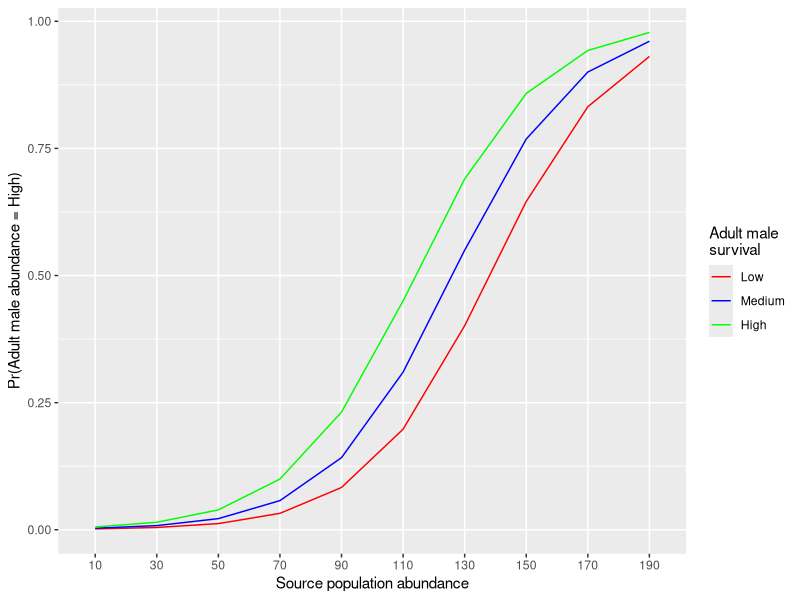
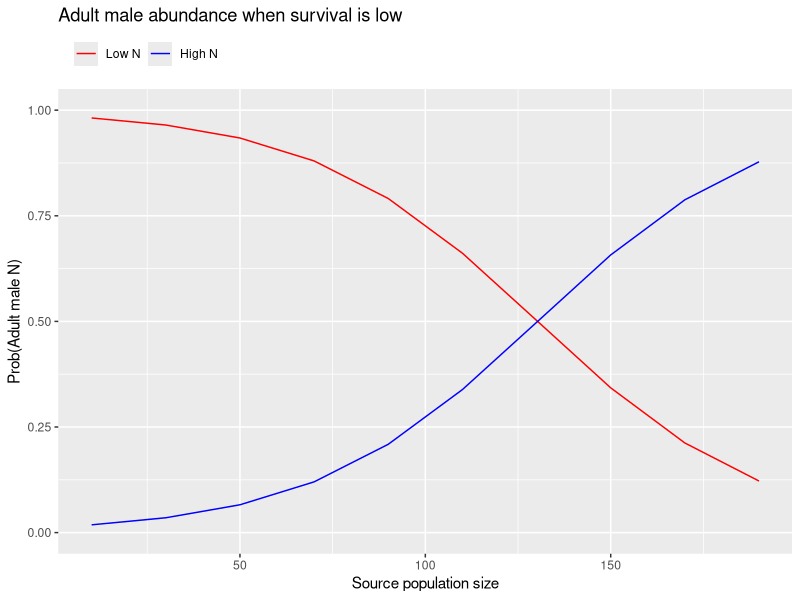
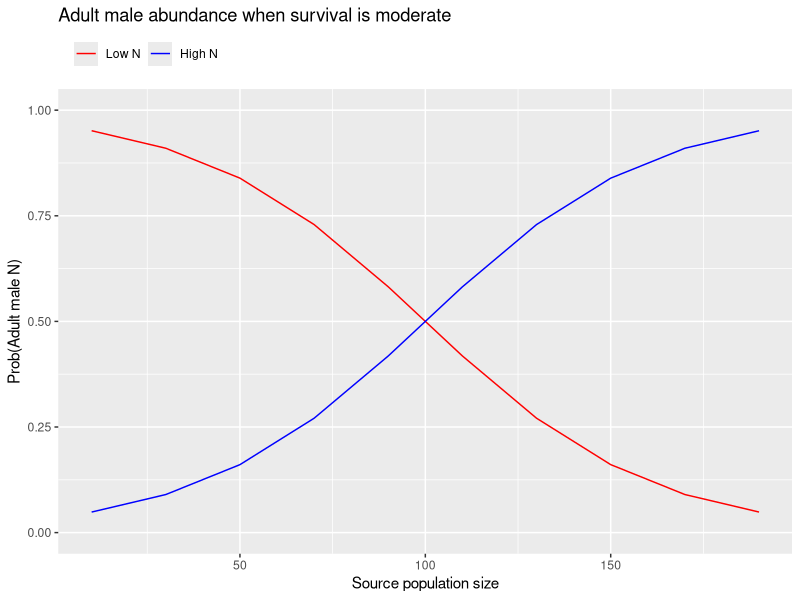
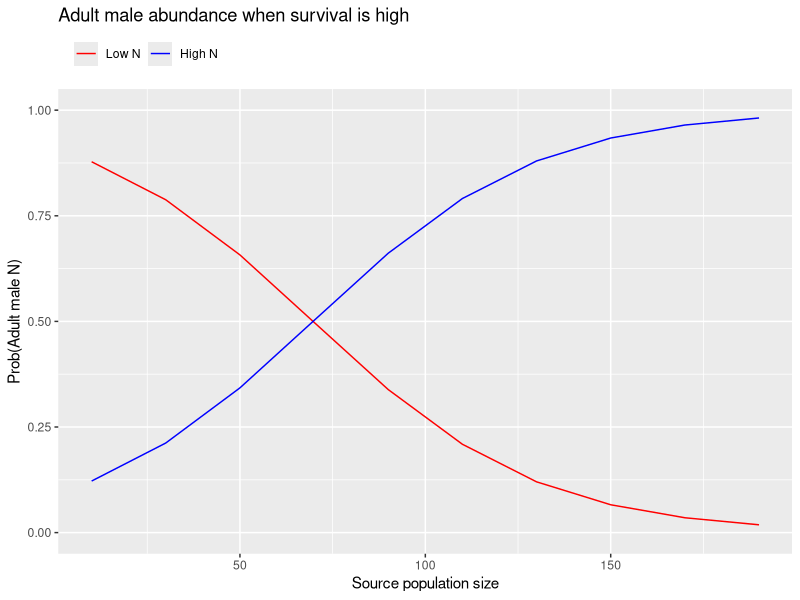

These charts were generated, in order, by the following R code: (Note: this script raises an error after producing the figures.)
  #'  ---------------------------------
  #'  Making up stuff for caribou BBN
  #'  April 2025
  #'  Bassing
  #'  ---------------------------------

  #'  Load packages
  library(tidyverse)
  library(purrr)
  library(ggplot2)
  
  #'  Define levels for source pop N and AM phi
  abund.sourcePop <- seq(10, 200, by = 20)
  survival.AM <- c(1, 2, 3)
  #'  Create data frame containing full cross of all parent node levels
  df <- expand.grid(source.N = abund.sourcePop, survival.M = survival.AM) %>%
    tidyr::expand(source.N, survival.M) %>%
    mutate(source.N = factor(source.N),
           survival.M = factor(survival.M))
  
  #'  Define coefficients
  # alpha <- 6
  # beta.source <- -0.7 
  # beta.am.phi <- -0.7 
  # (df$y <- 1 / (1 + exp(alpha + beta.source*as.numeric(df$source.N) + beta.am.phi*as.numeric(df$survival.M))))
  alpha <- -8#-6
  beta.source <- 1#0.7 
  beta.am.phi <- 0.6#0.5 
  (df$y <- 1 / (1 + exp(-(alpha + beta.source*as.numeric(df$source.N) + beta.am.phi*as.numeric(df$survival.M)))))
  
  #'  Plot 
  ggplot(data = df, aes(x = source.N, y = y, group = survival.M)) + 
    geom_line(aes(color = survival.M)) +
    xlab("Source population abundance")+
    ylab("Pr(Adult male abundance = High)")+
    guides(color = guide_legend(title = "Adult male \nsurvival"))+
    scale_color_manual(values = c("red", "blue", "green"),
                       labels = c('Low', 'Medium', 'High'))
  
  ####  Conditional Probability Tables for each node  ####
  
  #####  Abundance_adultMales  #####
  #'  Predict probability of male abundance being low vs high under different 
  #'  levels of adult male survival (low, moderate, high) and the size of the 
  #'  source population (and thus individuals available for augmentation)
  AM_abundance <- function(AM.phi, phi.level) {  #SourceN, a, b1, b2, 
    #'  Holding AM.survival at a fixed value (level of male survival)
    AM.survival <- AM.phi 
    #'  Population size of source population
    N.sourcePop <- seq(10, 200, by = 20)
    #'  Center and scale N.sourcePop so values don't range too widely
    N.sourcePopz <- scale(N.sourcePop)
    
    #'  Define intercept and slope coefficients (that create hypothesized shape
    #'  of each probability curve)
    alpha <- 2 # Intercept for low abundance category 
    beta1 <- -2 # Slope coefficient for abundance of source population   
    beta2 <- -1 # Slope coefficient for adult male survival
    
    #'  Calculate probability of adult male abundance being low vs high given 
    #'  varying sizes of the source population and levels of adult male survival
    (p.AMnLo <- 1/(1+exp(-(alpha + beta1*N.sourcePopz + beta2*AM.survival))))
    #'  Probability of adult male abundance being high given low male survival over 
    #'  a range of population sizes of the source population
    p.AMnHi <- 1 - p.AMnLo
    
    #'  Create data frame with probabilities of adult male abundance being low vs high
    (p.AMn <- cbind(p.AMnLo, p.AMnHi))
    #'  Add source population covariate data to data frame and 
    df <- data.frame(N.sourcePop = N.sourcePop, phi = phi.level, p1 = p.AMnLo, p2 = p.AMnHi) 
    #'  Reformat data frame for easier plotting
    df_plot <- df %>% dplyr::select(-phi) %>%
      pivot_longer(cols = c('p1','p2'), names_to = "p", values_to = "prob")
    #'  Plot probability of adult male population being low or high, given adult
    #'  male survival is low, moderate, or high, across a range of source population sizes
    prediction_plot <- ggplot(df_plot, aes(x = N.sourcePop, y = prob)) + 
      ylim(0, 1)+
      geom_line(aes(color = p)) +
      xlab("Source population size")+
      ylab("Prob(Adult male N)")+
      ggtitle(paste("Adult male abundance when survival is", phi.level)) +
      theme(
        legend.position = "top",
        legend.justification = c("left"),
        legend.box.just = "right",
        legend.margin = margin(6, 6, 6, 6)) +
      scale_color_manual(name = '', labels = c('Low N', 'High N'),
                         values = c('red', 'blue', 'green'))
    
    #'  Plot relationship
    plot(prediction_plot)
    #'  Return predictions
    return(df)
    
  }
  #'  Calculate probability of adult male abundance being low or high given 
  #'  adult male survival is low (1), moderate (2), or high (3)
  p.AMn.phiLo <- AM_abundance(AM.phi = 1, phi.level = "low") #SourceN = seq(10, 200, by = 20), a = 2, b1 = -2, b2 = -1, 
  p.AMn.phiMod <- AM_abundance(AM.phi = 2, phi.level = "moderate")
  p.AMn.phiHi <- AM_abundance(AM.phi = 3, phi.level = "high")
  p.AMn <- bind_rows(p.AMn.phiLo, p.AMn.phiMod, p.AMn.phiHi) %>%
    mutate(phi = ifelse(phi == "low", "Low", phi),
           phi = ifelse(phi == "moderate", "Medium", phi),
           phi = ifelse(phi == "high", "High", phi),
           phi = factor(phi, levels = c("Low", "Medium", "High"))) %>%
    arrange(N.sourcePop, phi) 
  names(p.AMn) <- c("Abundance_sourcePop", "Survival_adultMale", "Low", "High")
  head(p.AMn)
  write_csv(p.AMn, "./Conditional_Probability_Tables/CPT_Abundance_adultMales.csv")
  
  
  #####  Abundance_adultFemales  #####
  #'  Predict probability of female abundance being low vs high under different 
  #'  levels of adult female survival (low, moderate, high) and the size of the 
  #'  source population (and thus individuals available for augmentation)
  AF_abundance <- function(AF.phi, phi.level) {  
    #'  Holding AF.survival at a fixed value (level of female survival)
    AF.survival <- AF.phi 
    #'  Population size of source population
    N.sourcePop <- seq(10, 200, by = 20)
    #'  Center and scale N.sourcePop so values don't range too widely
    N.sourcePopz <- scale(N.sourcePop)
    
    #'  Define intercept and slope coefficients (that create hypothesized shape
    #'  of each probability curve)
    alpha <- 2 # Intercept for low abundance category 
    beta1 <- -2 # Slope coefficient for abundance of source population   
    beta2 <- -1 # Slope coefficient for adult male survival
    
    #'  Calculate probability of adult female abundance being low vs high given 
    #'  varying sizes of the source population and levels of adult female survival
    (p.AFnLo <- 1/(1+exp(-(alpha + beta1*N.sourcePopz + beta2*AF.survival))))
    #'  Probability of adult female abundance being high given low female survival 
    #'  over a range of population sizes of the source population
    p.AFnHi <- 1 - p.AFnLo
    
    #'  Create data frame with probabilities of adult female abundance being low vs high
    (p.AFn <- cbind(p.AFnLo, p.AFnHi))
    #'  Add source population covariate data to data frame and 
    df <- data.frame(N.sourcePop = N.sourcePop, phi = phi.level, p1 = p.AFnLo, p2 = p.AFnHi) 
    #'  Reformat data frame for easier plotting
    df_plot <- df %>% dplyr::select(-phi) %>%
      pivot_longer(cols = c('p1','p2'), names_to = "p", values_to = "prob")
    #'  Plot probability of adult female population being low or high, given adult
    #'  female survival is low, moderate, or high, across a range of source population sizes
    prediction_plot <- ggplot(df_plot, aes(x = N.sourcePop, y = prob)) + 
      ylim(0, 1)+
      geom_line(aes(color = p)) +
      xlab("Source population size")+
      ylab("Prob(Adult female N)")+
      ggtitle(paste("Adult female abundance when survival is", phi.level)) +
      theme(
        legend.position = "top",
        legend.justification = c("left"),
        legend.box.just = "right",
        legend.margin = margin(6, 6, 6, 6)) +
      scale_color_manual(name = '', labels = c('Low N', 'High N'),
                         values = c('red', 'blue', 'green'))
    
    #'  Plot relationship
    plot(prediction_plot)
    #'  Return predictions
    return(df)
    
  }
  #'  Calculate probability of adult male abundance being low or high given 
  #'  adult male survival is low (1), moderate (2), or high (3)
  p.AFn.phiLo <- AF_abundance(AF.phi = 1, phi.level = "low") 
  p.AFn.phiMod <- AF_abundance(AF.phi = 2, phi.level = "moderate")
  p.AFn.phiHi <- AF_abundance(AF.phi = 3, phi.level = "high")
  p.AFn <- bind_rows(p.AFn.phiLo, p.AFn.phiMod, p.AFn.phiHi) %>%
    mutate(phi = ifelse(phi == "low", "Low", phi),
           phi = ifelse(phi == "moderate", "Medium", phi),
           phi = ifelse(phi == "high", "High", phi),
           phi = factor(phi, levels = c("Low", "Medium", "High"))) %>%
    arrange(N.sourcePop, phi) 
  names(p.AFn) <- c("Abundance_sourcePop", "Survival_adultFemale", "Low", "High")
  head(p.AFn)
  write_csv(p.AFn, "./Conditional_Probability_Tables/CPT_Abundance_adultFemales.csv")
  
  
  AM.survival <- 1 # Holding fixed value for when adult male survival is low
  N.sourcePop <- seq(10, 200, by = 20) # Abundance of source population ranges 10 - 200  
  N.sourcePopz <- scale(N.sourcePop)
  # a <- 5 # Intercept for low abundance category 
  # b1 <- 1 # Slope coef for adult male survival
  # b2 <- -0.1 # Slope coef for abundance of source population
  a <- 2 #1 # Intercept for low abundance category 
  b1 <- -2 #-10 #-1.5 #-1 # Slope coef for abundance of source population   
  b2 <- -1 #-3 #-1 #0.6 #-1 # Slope coef for adult male survival
  
  #'  Probability of adult male abundance being low given low male survival over 
  #'  a range of population sizes of the source population
  (p.low.AMn.phi1 <- 1/(1+exp(-(a + b1*N.sourcePopz + b2*AM.survival))))
  #'  Probability of adult male abundance being high given low male survival over 
  #'  a range of population sizes of the source population
  p.high.AMn.phi1 <- 1 - p.low.AMn.phi1
  
  (p.AMn <- cbind(p.low.AMn.phi1, p.high.AMn.phi1)) # create data frame of just Prob of being in bottom, middle, or top category
  newdf <- data.frame(N.sourcePop = N.sourcePop, p1 = p.low.AMn.phi1, p2 = p.high.AMn.phi1) %>%
    pivot_longer(cols = c('p1','p2'),names_to = "p",values_to = "prob")
  ggplot(newdf, aes(x = N.sourcePop, y = prob)) + 
    ylim(0, 1)+
    geom_line(aes(color = p)) +
    xlab("Source population size")+
    ylab("Prob(Adult male N)")+
    ggtitle("Adult male abundance when survival is low") +
    theme(
      legend.position = "top",
      legend.justification = c("left"),
      legend.box.just = "right",
      legend.margin = margin(6, 6, 6, 6)) +
    scale_color_manual(name = '', labels = c('Low N', 'High N'), #name = 'Adult male abundance'
                       values = c('red', 'blue', 'green'))
 
  AM.survival <- 2 # Holding fixed value for when adult male survival is moderate
  N.sourcePop <- seq(10, 200, by = 20) # Abundance of source population ranges 10 - 200
  N.sourcePopz <- scale(N.sourcePop)
  a <- 2 #1 # Intercept for low abundance category 
  b1 <- -2 #-0.02 # Slope coef for abundance of source population
  b2 <- -1 #0.05 # Slope coef for adult male survival
  #'  Probability of adult male abundance being low given moderate male survival over 
  #'  a range of population sizes of the source population
  (p.low.AMn.phi2 <- 1/(1+exp(-(a + b1*N.sourcePopz + b2*AM.survival))))
  #'  Probability of adult male abundance being high given moderate male survival over 
  #'  a range of population sizes of the source population
  p.high.AMn.phi2 <- 1 - p.low.AMn.phi2
  (p.AMn <- cbind(p.low.AMn.phi2, p.high.AMn.phi2)) # create data frame of just Prob of being in bottom, middle, or top category
  newdf <- data.frame(N.sourcePop = N.sourcePop, p1 = p.low.AMn.phi2, p2 = p.high.AMn.phi2) %>%
    pivot_longer(cols = c('p1','p2'),names_to = "p",values_to = "prob")
  ggplot(newdf, aes(x = N.sourcePop, y = prob)) + 
    ylim(0, 1)+
    geom_line(aes(color = p)) +
    xlab("Source population size")+
    ylab("Prob(Adult male N)")+
    ggtitle("Adult male abundance when survival is moderate") +
    theme(
      legend.position = "top",
      legend.justification = c("left"),
      legend.box.just = "right",
      legend.margin = margin(6, 6, 6, 6)) +
    scale_color_manual(name = '', labels = c('Low N', 'High N'), #name = 'Adult male abundance'
                       values = c('red', 'blue', 'green'))
  
  AM.survival <- 3 # Holding fixed value for when adult male survival is high
  N.sourcePop <- seq(10, 200, by = 20) # Abundance of source population ranges 10 - 200
  N.sourcePopz <- scale(N.sourcePop)
  a <- 2 #7 #0.2 # Intercept for low abundance category 
  b1 <- -2 #-0.05 #-0.02 # Slope coef for abundance of source population
  b2 <- -1 #-0.01 #0.01 # Slope coef for adult male survival
  #'  Probability of adult male abundance being low given high male survival over 
  #'  a range of population sizes of the source population
  (p.low.AMn.phi3 <- 1/(1+exp(-(a + b1*N.sourcePopz + b2*AM.survival))))
  #'  Probability of adult male abundance being high given high male survival over 
  #'  a range of population sizes of the source population
  p.high.AMn.phi3 <- 1 - p.low.AMn.phi3
  (p.AMn <- cbind(p.low.AMn.phi3, p.high.AMn.phi3)) # create data frame of just Prob of being in bottom, middle, or top category
  newdf <- data.frame(N.sourcePop = N.sourcePop, p1 = p.low.AMn.phi3, p2 = p.high.AMn.phi3) %>%
    pivot_longer(cols = c('p1','p2'),names_to = "p",values_to = "prob")
  ggplot(newdf, aes(x = N.sourcePop, y = prob)) + 
    ylim(0, 1)+
    geom_line(aes(color = p)) +
    xlab("Source population size")+
    ylab("Prob(Adult male N)")+
    ggtitle("Adult male abundance when survival is high") +
    theme(
      legend.position = "top",
      legend.justification = c("left"),
      legend.box.just = "right",
      legend.margin = margin(6, 6, 6, 6)) +
    scale_color_manual(name = '', labels = c('Low N', 'High N'), #name = 'Adult male abundance'
                       values = c('red', 'blue', 'green'))
  
  
  
  
  
  
  
  #'  Define nature nodes
  climate.change <- c("Bad", "Worse", "We fucked")
  # hab.quality <- data.frame(score = c("Poor", "Moderate", "High"), hq = c(-0.8, 0.0, 0.8))
  hab.quality <- data.frame(hq = c(-0.8, 0.0, 0.8))
  abund.altPrey <- c("Low", "High")
  # abund.pred <- data.frame(score = c("Low", "High"), npred = c(2, 10))
  abund.pred <- data.frame(npred = c(2, 10))
  survival.AM <- c("Low", "Medium", "High")
  survival.AF <- c("Low", "Medium", "High")
  survival.C <- c("Low", "Medium", "High")
  fecund.AF <- c("Low", "Medium", "High")
  abund.sourcePop <- c("Low", "High")
  immigration <- c("None", "Low", "High")
  abund.AM <- c("Low", "High")
  abund.AF <- c("Low", "High")
  abund.C <- c("Low", "High")
  abund.adult <- c("Low", "High")
  abund.total <- c("Low", "High")
  lambda <- c("Decreasing", "Stable", "Increasing")
  prob.success <- seq(0,1,0.1)
  
  #'  Define decision nodes
  pred.control <- c("None", "Low", "High")
  # sup.feed <- data.frame(score = c("No", "Yes"), feed = c(1, 0))
  sup.feed <- data.frame(feed = c(1, 0))
  maternal.pen <- c("No", "Yes")
  captive.breed <- c("No", "Yes")  
  augment <- c("None", "Low", "High")
  
  #'  Define utility node
  utility <- c()
  
  #'  Assign values to each state
  set.seed(26)
  hq <- runif(100, -1, 1) #' generate 100 habitat quality values ranging -1 to 1
  npred <- rpois(100, 5) #' generate 100 predator abundances w/ avg n = 5
  feed <- rbinom(100, 1, 0.5) #' generate 100 random decisions to feed (1) or not (0)
  mean.phi <- 0.70 #' average expected adult male survival probability 
  beta0 <- qlogis(mean.phi)
  beta.hq <- 3 #' effect of habitat quality
  beta.npred <- -1 #' effect of predator abundance
  beta.feed <- 1 #' effect of supplemental feeding
  #' linear model
  logit.phi <- beta0 + beta.hq*hq + beta.npred*npred + beta.feed*feed
  phi.m <- plogis(logit.phi)
  #'  visualize effects of parent nodes on child node across range of values
  plot(hq, phi.m)
  plot(npred, phi.m)
  plot(feed, phi.m)
  #'  create data frame containing full cross of all parent node values
  newdf <- expand.grid(hq = hab.quality, npred = abund.pred, feed = sup.feed) %>%
    tidyr::expand(hq, npred, feed)
  #' compute expected phi for new data based on defined relationship of parent nodes on child node
  phi.new <- c(NA)
  for(i in 1:nrow(newdf)) {
    phi.new[i] <- plogis(beta0 + beta.hq*newdf$hq[i] + beta.npred*newdf$npred[i] + beta.feed*newdf$feed[i])
  }
  newdf$expected.phi <- round(phi.new,3)
  plot(newdf$hq, newdf$expected.phi)
  plot(newdf$npred, newdf$expected.phi)
  plot(newdf$feed, newdf$expected.phi)
  
  